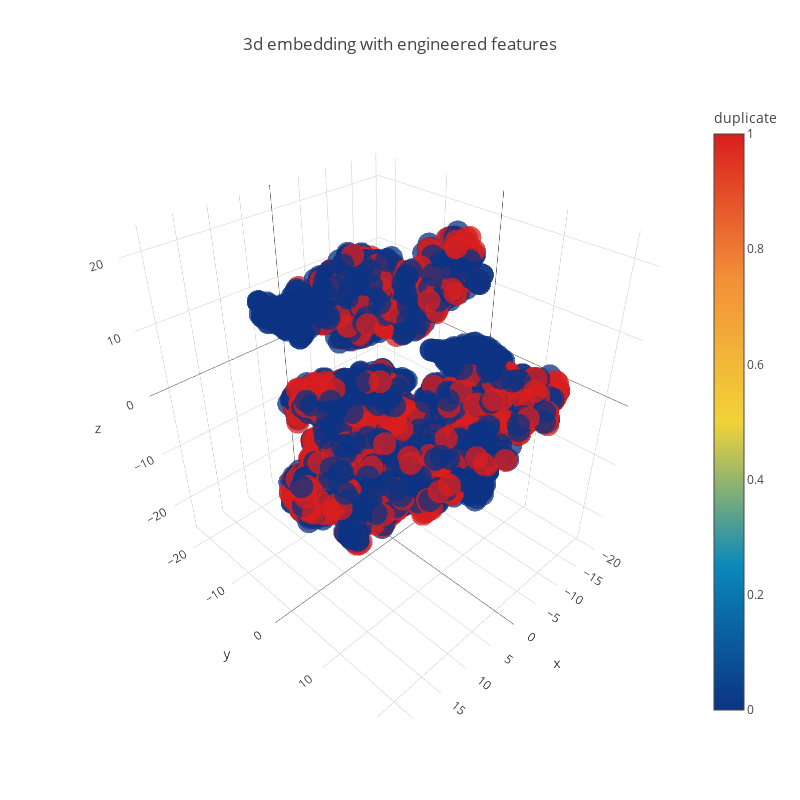

The cell this chart's notebook holds for it:
### Code cell
trace1 = go.Scatter3d(
    x=tsne3d[:,0],
    y=tsne3d[:,1],
    z=tsne3d[:,2],
    mode='markers',
    marker=dict(
        sizemode='diameter',
        color = y,
        colorscale = 'Portland',
        colorbar = dict(title = 'duplicate'),
        line=dict(color='rgb(255, 255, 255)'),
        opacity=0.75
    )
)

data=[trace1]
layout=dict(height=800, width=800, title='3d embedding with engineered features')
fig=dict(data=data, layout=layout)
py.iplot(fig, filename='3DBubble')

### Figure 1 — Plotly figure (JSON) as saved in the notebook; plotly's stock layout.template omitted (floating-point values rounded to 4 significant figures; data arrays with more than 128 entries replaced by an {"elided": "..."} marker saying what was removed)
{"data": [{"marker": {"color": {"elided": "5000 int values"}, "colorbar": {"title": {"text": "duplicate"}}, "colorscale": "Portland", "line": {"color": "rgb(255, 255, 255)"}, "opacity": 0.75, "sizemode": "diameter"}, "mode": "markers", "type": "scatter3d", "uid": "91a78455-7f9f-4eb1-ad0f-d901bd3afbdc", "x": {"elided": "5000 float values"}, "y": {"elided": "5000 float values"}, "z": {"elided": "5000 float values"}}], "layout": {"height": 800, "title": {"text": "3d embedding with engineered features"}, "width": 800}}
